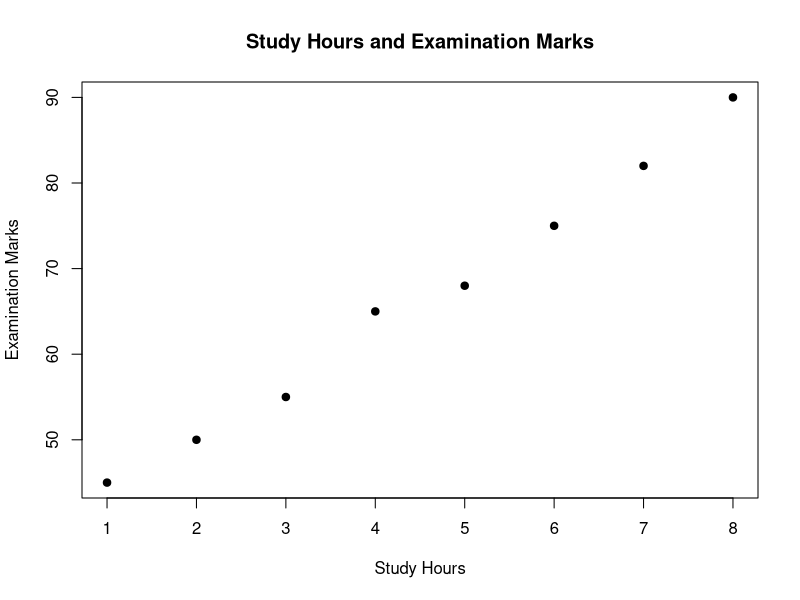

Reproduce this figure in R.
study <- data.frame(
  Study_Hours = c(1, 2, 3, 4, 5, 6, 7, 8),
  Marks = c(45, 50, 55, 65, 68, 75, 82, 90)
)
plot(
study$Study_Hours,
study$Marks,
main = "Study Hours and Examination Marks",
xlab = "Study Hours",
ylab = "Examination Marks",
pch = 19
)
r <- cor(study$Study_Hours, study$Marks)
r
if (r > 0) {
  print("The relationship is positive.")
} else if (r < 0) {
  print("The relationship is negative.")
} else {
  print("There is no linear correlation.")
}
r_squared <- r^2
r_squared
cat("Correlation coefficient:", round(r, 3), "\n")
cat("Coefficient of determination:", round(r_squared, 3), "\n")
cat("Coefficient of determination (%):",
    round(r_squared * 100, 2), "%\n")
